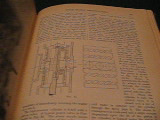
#> input picture frame 23 of data/turning_pages.avi, 160 x 120 px, given in place of camera_sample.m4v, which was not available
$ python sample_05.py   (older library calls are emulated)
#> lines starting #> are read from the running program, lines starting #| are printed output that depends on the picture; after the words box and inside, x2 and y2 are one past the last pixel; in counts of white or black regions, pixels touching at a corner belong together; pictures that were not available may be replaced by others from this repository, and a replacement may not be noted
#> further down, frame is the input picture: shape (120, 160, 3); mean B, G, R 67.4, 93.8, 125.4
# coding: UTF-8
import numpy as np
import cv2
import cv2.cv as cv

updatelock = False # トラックバー処理中のロックフラグ
windowname_in = 'inframe' # Window(元画像)の名前
windowname_out = 'outframe' # Window(変換画像)の名前
trackbarname = 'Position' # トラックバーの名前

# AVIファイルを読む
cap = cv2.VideoCapture('out/camera_sample.m4v')

# トラックバーを動かしたときに呼び出されるコールバック関数の定義
def onTrackbarSlide(pos):
    updatelock = True
    cap.set(cv.CV_CAP_PROP_POS_FRAMES, pos)
    updatelock = False

# Cannyエッジ検出
def doCanny(img):
    # カラー画像をグレー画像に変換
    gray = cv2.cvtColor(img, cv2.COLOR_BGR2GRAY)
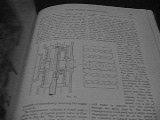
#> gray: shape (120, 160); min 5, max 143, mean 100.2
    return cv2.Canny(gray, 100, 200)
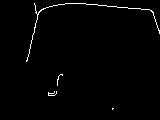
#> returned value: shape (120, 160); 1.3% white in thin lines or dots, all inside (x1, y1, x2, y2) = (26, 3, 160, 110)

# 名前付きWindowを定義する
cv2.namedWindow(windowname_in, cv2.WINDOW_NORMAL)
cv2.namedWindow(windowname_out, cv2.CV_WINDOW_AUTOSIZE)

# AVIファイルのフレーム数を取得する
frames = int(cap.get(cv2.cv.CV_CAP_PROP_FRAME_COUNT))

# フレーム数が1以上ならトラックバーにセットする
if (frames > 0):
    cv2.createTrackbar(trackbarname, windowname_in, 0, frames, onTrackbarSlide)

# AVIファイルを開いている間は繰り返し
while(cap.isOpened()):

    # トラックバー更新中は描画しない
    if (updatelock):
        continue

    # １フレーム読む
    ret, frame = cap.read()

    # 読めなかったら抜ける
    if ret == False:
        break

    # 画面に表示
    cv2.imshow(windowname_in,frame)
    cv2.imshow(windowname_out,doCanny(frame))

    # 現在のフレーム番号を取得
    curpos = int(cap.get(cv.CV_CAP_PROP_POS_FRAMES))

    # トラックバーにセットする（コールバック関数が呼ばれる）
    cv2.setTrackbarPos(trackbarname, windowname_in, curpos)

    # qを押したら抜ける
    if cv2.waitKey(1) & 0xFF == ord('q'):
#> (key q is pressed here)
        break

# AVIファイルを解放
cap.release()

# Windowを閉じる
cv2.destroyAllWindows()

$ run again, starting later in the video
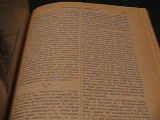
#> input picture frame 186 of data/turning_pages.avi, 160 x 120 px, given in place of camera_sample.m4v, which was not available
#> frame is the input picture: shape (120, 160, 3); mean B, G, R 66.2, 92.1, 123.4
#> in doCanny, `gray = cv2.cvtColor(img, cv2.COLOR_BGR2GRAY)`:
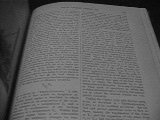
#> gray: shape (120, 160); min 8, max 142, mean 98.4
#> in doCanny, `return cv2.Canny(gray, 100, 200)`:
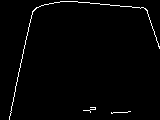
#> returned value: shape (120, 160); 1.6% white in thin lines or dots
